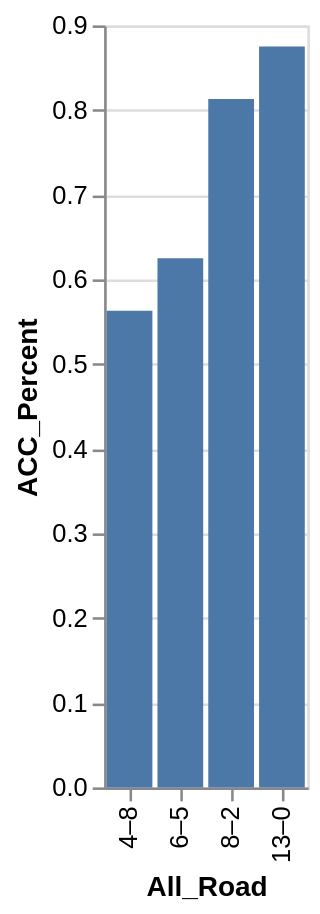

Vega-Lite specification for this chart:
### Vega-Lite specification from a JSON file in a GitHub repository (floating-point values rounded to 4 significant figures)
{"data": {"values": [{"x_data": "4–8", "y_data": 0.563}, {"x_data": "6–5", "y_data": 0.625}, {"x_data": "8–2", "y_data": 0.813}, {"x_data": "13–0", "y_data": 0.875}]}, "mark": "bar", "encoding": {"x": {"field": "x_data", "type": "nominal", "title": "All_Road", "sort": {"op": "sum", "field": "y_data", "order": "ascending"}}, "y": {"field": "y_data", "type": "quantitative", "title": "ACC_Percent"}}}
